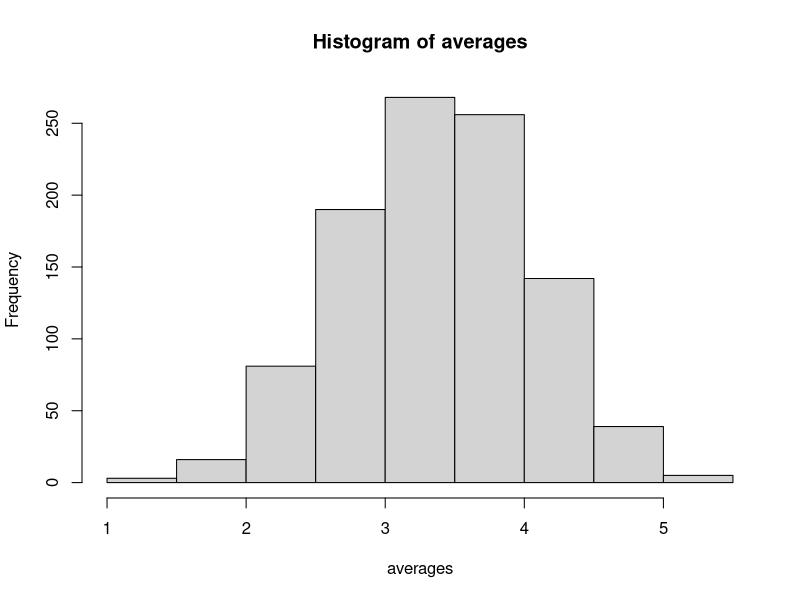

Reproduce this figure in R.
values = matrix(c(1:6000), nrow = 1000, ncol = 6)
for (i in c(1:6)){
  for (j in c(1:1000)){
    values[j,i] = sample(c(1:6),1)
  }
}

averages = rowMeans(values)
avg_avg = mean(averages)
var_avg = var(averages)

print('average')
print(avg_avg)
print('variance')
print(var_avg)

hist(averages)